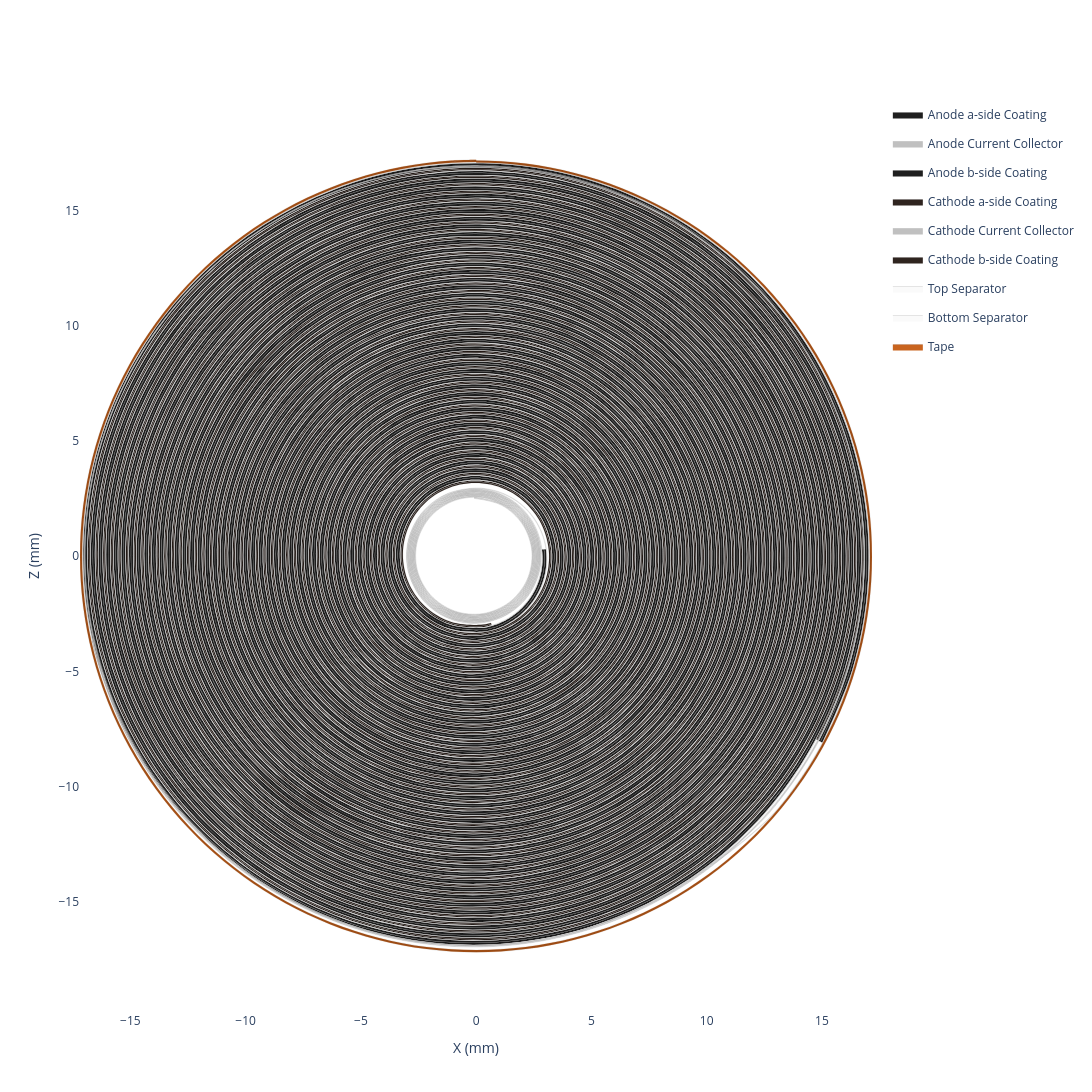

Notebook source saved alongside this figure:
### Code cell
my_jellyroll.get_spiral_plot(height=1300, width=1300).show()

### Figure 1 — Plotly figure (JSON) as saved in the notebook; plotly's stock layout.template omitted (floating-point values rounded to 4 significant figures; data arrays with more than 128 entries replaced by an {"elided": "..."} marker saying what was removed)
{"data": [{"customdata": {"elided": "2304x6 float values"}, "fill": "toself", "fillcolor": "#1f1f1f", "hovertemplate": "<b>Anode a-side Coating (Extruded)</b><br>Theta: %{customdata[0]:.2f}°<br>Unwrapped Length: %{customdata[1]:.2f} mm<br>Radius: %{customdata[2]:.2f} mm<br>X: %{customdata[3]:.2f} mm<br>Z: %{customdata[4]:.2f} mm<br>Turns: %{customdata[5]:.2f}<extra></extra>", "legendgroup": "Anode a-side Coating", "line": {"color": "black", "shape": "spline", "width": 0.1}, "mode": "lines", "name": "Anode a-side Coating", "type": "scatter", "x": {"elided": "2304 float values"}, "y": {"elided": "2304 float values"}}, {"customdata": {"elided": "2304x6 float values"}, "fill": "toself", "fillcolor": "#C0C0C0", "hovertemplate": "<b>Anode Current Collector (Extruded)</b><br>Theta: %{customdata[0]:.2f}°<br>Unwrapped Length: %{customdata[1]:.2f} mm<br>Radius: %{customdata[2]:.2f} mm<br>X: %{customdata[3]:.2f} mm<br>Z: %{customdata[4]:.2f} mm<br>Turns: %{customdata[5]:.2f}<extra></extra>", "legendgroup": "Anode Current Collector", "line": {"color": "black", "shape": "spline", "width": 0.1}, "mode": "lines", "name": "Anode Current Collector", "type": "scatter", "x": {"elided": "2304 float values"}, "y": {"elided": "2304 float values"}}, {"customdata": {"elided": "2304x6 float values"}, "fill": "toself", "fillcolor": "#1f1f1f", "hovertemplate": "<b>Anode b-side Coating (Extruded)</b><br>Theta: %{customdata[0]:.2f}°<br>Unwrapped Length: %{customdata[1]:.2f} mm<br>Radius: %{customdata[2]:.2f} mm<br>X: %{customdata[3]:.2f} mm<br>Z: %{customdata[4]:.2f} mm<br>Turns: %{customdata[5]:.2f}<extra></extra>", "legendgroup": "Anode b-side Coating", "line": {"color": "black", "shape": "spline", "width": 0.1}, "mode": "lines", "name": "Anode b-side Coating", "type": "scatter", "x": {"elided": "2304 float values"}, "y": {"elided": "2304 float values"}}, {"customdata": {"elided": "2120x6 float values"}, "fill": "toself", "fillcolor": "#2f241f", "hovertemplate": "<b>Cathode a-side Coating (Extruded)</b><br>Theta: %{customdata[0]:.2f}°<br>Unwrapped Length: %{customdata[1]:.2f} mm<br>Radius: %{customdata[2]:.2f} mm<br>X: %{customdata[3]:.2f} mm<br>Z: %{customdata[4]:.2f} mm<br>Turns: %{customdata[5]:.2f}<extra></extra>", "legendgroup": "Cathode a-side Coating", "line": {"color": "black", "shape": "spline", "width": 0.1}, "mode": "lines", "name": "Cathode a-side Coating", "type": "scatter", "x": {"elided": "2120 float values"}, "y": {"elided": "2120 float values"}}, {"customdata": {"elided": "2120x6 float values"}, "fill": "toself", "fillcolor": "#C0C0C0", "hovertemplate": "<b>Cathode Current Collector (Extruded)</b><br>Theta: %{customdata[0]:.2f}°<br>Unwrapped Length: %{customdata[1]:.2f} mm<br>Radius: %{customdata[2]:.2f} mm<br>X: %{customdata[3]:.2f} mm<br>Z: %{customdata[4]:.2f} mm<br>Turns: %{customdata[5]:.2f}<extra></extra>", "legendgroup": "Cathode Current Collector", "line": {"color": "black", "shape": "spline", "width": 0.1}, "mode": "lines", "name": "Cathode Current Collector", "type": "scatter", "x": {"elided": "2120 float values"}, "y": {"elided": "2120 float values"}}, {"customdata": {"elided": "2120x6 float values"}, "fill": "toself", "fillcolor": "#2f241f", "hovertemplate": "<b>Cathode b-side Coating (Extruded)</b><br>Theta: %{customdata[0]:.2f}°<br>Unwrapped Length: %{customdata[1]:.2f} mm<br>Radius: %{customdata[2]:.2f} mm<br>X: %{customdata[3]:.2f} mm<br>Z: %{customdata[4]:.2f} mm<br>Turns: %{customdata[5]:.2f}<extra></extra>", "legendgroup": "Cathode b-side Coating", "line": {"color": "black", "shape": "spline", "width": 0.1}, "mode": "lines", "name": "Cathode b-side Coating", "type": "scatter", "x": {"elided": "2120 float values"}, "y": {"elided": "2120 float values"}}, {"customdata": {"elided": "2830x6 float values"}, "fill": "toself", "fillcolor": "#fafafa", "hovertemplate": "<b>Top Separator (Extruded)</b><br>Theta: %{customdata[0]:.2f}°<br>Unwrapped Length: %{customdata[1]:.2f} mm<br>Radius: %{customdata[2]:.2f} mm<br>X: %{customdata[3]:.2f} mm<br>Z: %{customdata[4]:.2f} mm<br>Turns: %{customdata[5]:.2f}<extra></extra>", "legendgroup": "Top Separator", "line": {"color": "black", "shape": "spline", "width": 0.1}, "mode": "lines", "name": "Top Separator", "type": "scatter", "x": {"elided": "2830 float values"}, "y": {"elided": "2830 float values"}}, {"customdata": {"elided": "2830x6 float values"}, "fill": "toself", "fillcolor": "#fafafa", "hovertemplate": "<b>Bottom Separator (Extruded)</b><br>Theta: %{customdata[0]:.2f}°<br>Unwrapped Length: %{customdata[1]:.2f} mm<br>Radius: %{customdata[2]:.2f} mm<br>X: %{customdata[3]:.2f} mm<br>Z: %{customdata[4]:.2f} mm<br>Turns: %{customdata[5]:.2f}<extra></extra>", "legendgroup": "Bottom Separator", "line": {"color": "black", "shape": "spline", "width": 0.1}, "mode": "lines", "name": "Bottom Separator", "type": "scatter", "x": {"elided": "2830 float values"}, "y": {"elided": "2830 float values"}}, {"customdata": {"elided": "606x6 float values"}, "fill": "toself", "fillcolor": "#C9641F", "hovertemplate": "<b>Tape (Extruded)</b><br>Theta: %{customdata[0]:.2f}°<br>Unwrapped Length: %{customdata[1]:.2f} mm<br>Radius: %{customdata[2]:.2f} mm<br>X: %{customdata[3]:.2f} mm<br>Z: %{customdata[4]:.2f} mm<br>Turns: %{customdata[5]:.2f}<extra></extra>", "legendgroup": "Tape", "line": {"color": "black", "shape": "spline", "width": 0.1}, "mode": "lines", "name": "Tape", "type": "scatter", "x": {"elided": "606 float values"}, "y": {"elided": "606 float values"}}, {"customdata": {"elided": "1413x6 float values"}, "hovertemplate": "<b>Top Separator</b><br>Theta: %{customdata[0]:.2f}°<br>Unwrapped Length: %{customdata[1]:.2f} mm<br>Radius: %{customdata[2]:.2f} mm<br>X: %{customdata[3]:.2f} mm<br>Z: %{customdata[4]:.2f} mm<br>Turns: %{customdata[5]:.2f}<extra></extra>", "legendgroup": "Top Separator", "line": {"color": "#fafafa", "shape": "spline", "width": 0}, "mode": "lines", "name": "Top Separator", "showlegend": false, "type": "scatter", "x": {"elided": "1413 float values"}, "y": {"elided": "1413 float values"}}, {"customdata": {"elided": "1150x6 float values"}, "hovertemplate": "<b>Anode a-side Coating</b><br>Theta: %{customdata[0]:.2f}°<br>Unwrapped Length: %{customdata[1]:.2f} mm<br>Radius: %{customdata[2]:.2f} mm<br>X: %{customdata[3]:.2f} mm<br>Z: %{customdata[4]:.2f} mm<br>Turns: %{customdata[5]:.2f}<extra></extra>", "legendgroup": "Anode a-side Coating", "line": {"color": "#1f1f1f", "shape": "spline", "width": 0}, "mode": "lines", "name": "Anode a-side Coating", "showlegend": false, "type": "scatter", "x": {"elided": "1150 float values"}, "y": {"elided": "1150 float values"}}, {"customdata": {"elided": "1150x6 float values"}, "hovertemplate": "<b>Anode Current Collector</b><br>Theta: %{customdata[0]:.2f}°<br>Unwrapped Length: %{customdata[1]:.2f} mm<br>Radius: %{customdata[2]:.2f} mm<br>X: %{customdata[3]:.2f} mm<br>Z: %{customdata[4]:.2f} mm<br>Turns: %{customdata[5]:.2f}<extra></extra>", "legendgroup": "Anode Current Collector", "line": {"color": "#C0C0C0", "shape": "spline", "width": 0}, "mode": "lines", "name": "Anode Current Collector", "showlegend": false, "type": "scatter", "x": {"elided": "1150 float values"}, "y": {"elided": "1150 float values"}}, {"customdata": {"elided": "1150x6 float values"}, "hovertemplate": "<b>Anode b-side Coating</b><br>Theta: %{customdata[0]:.2f}°<br>Unwrapped Length: %{customdata[1]:.2f} mm<br>Radius: %{customdata[2]:.2f} mm<br>X: %{customdata[3]:.2f} mm<br>Z: %{customdata[4]:.2f} mm<br>Turns: %{customdata[5]:.2f}<extra></extra>", "legendgroup": "Anode b-side Coating", "line": {"color": "#1f1f1f", "shape": "spline", "width": 0}, "mode": "lines", "name": "Anode b-side Coating", "showlegend": false, "type": "scatter", "x": {"elided": "1150 float values"}, "y": {"elided": "1150 float values"}}, {"customdata": {"elided": "1413x6 float values"}, "hovertemplate": "<b>Bottom Separator</b><br>Theta: %{customdata[0]:.2f}°<br>Unwrapped Length: %{customdata[1]:.2f} mm<br>Radius: %{customdata[2]:.2f} mm<br>X: %{customdata[3]:.2f} mm<br>Z: %{customdata[4]:.2f} mm<br>Turns: %{customdata[5]:.2f}<extra></extra>", "legendgroup": "Bottom Separator", "line": {"color": "#fafafa", "shape": "spline", "width": 0}, "mode": "lines", "name": "Bottom Separator", "showlegend": false, "type": "scatter", "x": {"elided": "1413 float values"}, "y": {"elided": "1413 float values"}}, {"customdata": {"elided": "1058x6 float values"}, "hovertemplate": "<b>Cathode a-side Coating</b><br>Theta: %{customdata[0]:.2f}°<br>Unwrapped Length: %{customdata[1]:.2f} mm<br>Radius: %{customdata[2]:.2f} mm<br>X: %{customdata[3]:.2f} mm<br>Z: %{customdata[4]:.2f} mm<br>Turns: %{customdata[5]:.2f}<extra></extra>", "legendgroup": "Cathode a-side Coating", "line": {"color": "#2f241f", "shape": "spline", "width": 0}, "mode": "lines", "name": "Cathode a-side Coating", "showlegend": false, "type": "scatter", "x": {"elided": "1058 float values"}, "y": {"elided": "1058 float values"}}, {"customdata": {"elided": "1058x6 float values"}, "hovertemplate": "<b>Cathode Current Collector</b><br>Theta: %{customdata[0]:.2f}°<br>Unwrapped Length: %{customdata[1]:.2f} mm<br>Radius: %{customdata[2]:.2f} mm<br>X: %{customdata[3]:.2f} mm<br>Z: %{customdata[4]:.2f} mm<br>Turns: %{customdata[5]:.2f}<extra></extra>", "legendgroup": "Cathode Current Collector", "line": {"color": "#C0C0C0", "shape": "spline", "width": 0}, "mode": "lines", "name": "Cathode Current Collector", "showlegend": false, "type": "scatter", "x": {"elided": "1058 float values"}, "y": {"elided": "1058 float values"}}, {"customdata": {"elided": "1058x6 float values"}, "hovertemplate": "<b>Cathode b-side Coating</b><br>Theta: %{customdata[0]:.2f}°<br>Unwrapped Length: %{customdata[1]:.2f} mm<br>Radius: %{customdata[2]:.2f} mm<br>X: %{customdata[3]:.2f} mm<br>Z: %{customdata[4]:.2f} mm<br>Turns: %{customdata[5]:.2f}<extra></extra>", "legendgroup": "Cathode b-side Coating", "line": {"color": "#2f241f", "shape": "spline", "width": 0}, "mode": "lines", "name": "Cathode b-side Coating", "showlegend": false, "type": "scatter", "x": {"elided": "1058 float values"}, "y": {"elided": "1058 float values"}}, {"customdata": {"elided": "301x6 float values"}, "hovertemplate": "<b>Tape</b><br>Theta: %{customdata[0]:.2f}°<br>Unwrapped Length: %{customdata[1]:.2f} mm<br>Radius: %{customdata[2]:.2f} mm<br>X: %{customdata[3]:.2f} mm<br>Z: %{customdata[4]:.2f} mm<br>Turns: %{customdata[5]:.2f}<extra></extra>", "legendgroup": "Tape", "line": {"color": "#C9641F", "shape": "spline", "width": 0}, "mode": "lines", "name": "Tape", "showlegend": false, "type": "scatter", "x": {"elided": "301 float values"}, "y": {"elided": "301 float values"}}], "layout": {"height": 1300, "hovermode": "closest", "paper_bgcolor": "white", "plot_bgcolor": "white", "width": 1300, "xaxis": {"scaleanchor": "y", "title": {"text": "X (mm)"}, "zeroline": false}, "yaxis": {"title": {"text": "Z (mm)"}, "zeroline": false}}}
